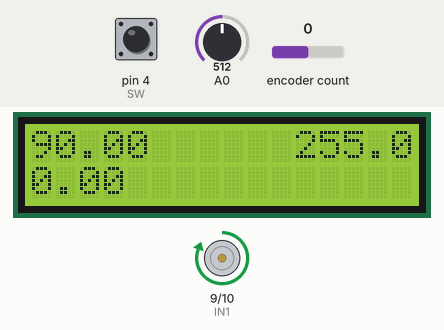
Simulated run of this sketch. Board: Arduino Uno, built with avr-gcc and run on an emulated ATmega328P. Shown: 16×2 character LCD, motor-driver pin pairs drawn as motors (green arrow = first pin HIGH = forward, orange = second pin HIGH = backward, longer = more drive). Inputs (shaded band) come from the test bench; at power-on: pin 4 (SW) HIGH, A0 = 512, encoder count 0. EEPROM starts erased.

Above: at 1.2 s.
1.3 s: pin 4 (SW) pulled LOW for 1 s
At 2.4 s:
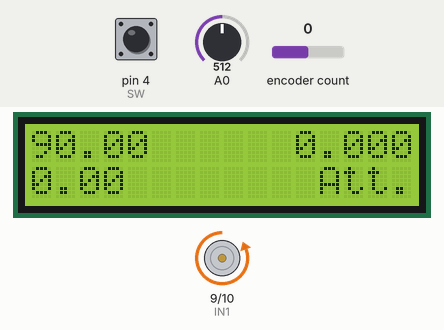
5.3 s: A0 set to 175
At 7.0 s:
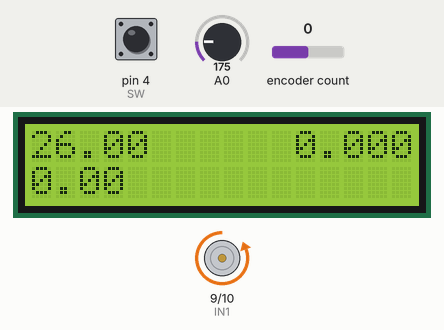
7.5 s: A0 set to 143
At 8.5 s:
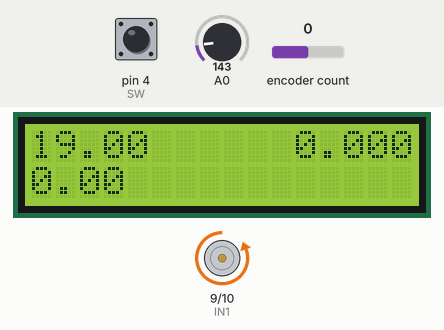
9.5 s: encoder count set to 1
At 11.2 s:
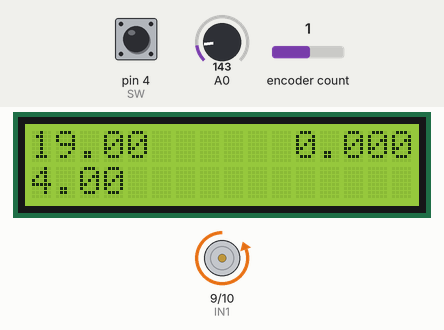
11.5 s: A0 set to 95
At 12.8 s:
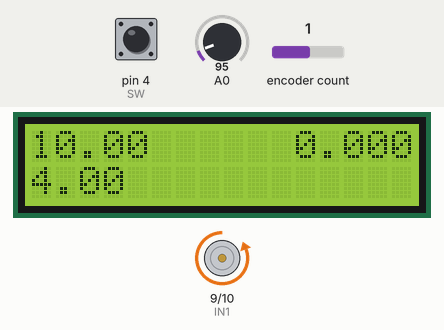
13.5 s: A0 set to 82
At 14.3 s:
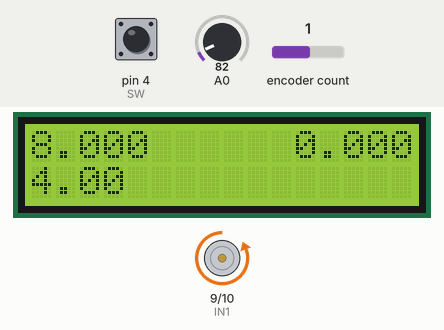
Timing chart, 0 to 16.5 s (numbered marks = the images above; inputs shaded):
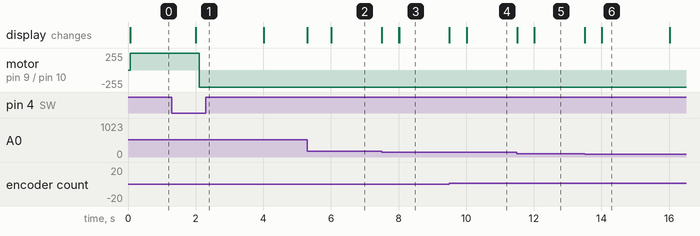

The sketch:

positioningController.ino
```cpp
#include <PID_v1.h>
#include <Encoder.h>
#include <EEPROM.h>
#include <LiquidCrystal.h>

#define CLK 3 //PINO DE CLOCK
#define DT 2 //PINO DE DADOS
#define SW 4 //BOTÃO DO ENCODER
#define IN1 9 //ENTRADA 1 PONTE H
#define IN2 10 //ENTRADA 2 PONTE H

unsigned long AGORA = 0, DEPOIS = 0;
int endereco = 22;
double Kd =0.01, Ki = 1, Kp = 10, saida, posicao, ajuste = 0, setPoint = EEPROM.read(endereco);

LiquidCrystal lcd(11, 12, 5, 6, 7, 8);
Encoder myEnc(CLK, DT);
PID controle(&posicao, &saida, &setPoint, Kp, Ki, Kd, DIRECT);

void Forward(){
  if(saida > 0){
    analogWrite(IN1, saida);
    analogWrite(IN2, 0);
  }
  else{
    analogWrite(IN1, 0);
    analogWrite(IN2, abs(saida));
  }
}


void setup(){
  pinMode(CLK, INPUT);
  pinMode(DT, INPUT);
  pinMode(SW, INPUT_PULLUP);
  pinMode(IN1, OUTPUT);
  pinMode(IN2, OUTPUT);
  lcd.begin(16, 2);

  controle.SetOutputLimits(-255, 255);
  controle.SetMode(AUTOMATIC);
}

void loop() {
  AGORA = millis();

  posicao = map(analogRead(A0), 38, 984, 0, 180);
  lcd.setCursor(11,0);
  lcd.print(setPoint);

  ajuste = myEnc.read();
  lcd.setCursor(0, 1);
  if (ajuste >=180){
    myEnc.write(180);
  }
  if (ajuste <=0){
    myEnc.write(0);
  }

  ajuste = myEnc.read();
  lcd.print(ajuste);
  lcd.setCursor(0,0);
  lcd.print(posicao);

  if(posicao >= 180){
    lcd.setCursor(0,0);
    lcd.print("180.00");
  }


      if((digitalRead(SW) == LOW) && (AGORA - DEPOIS >= 2000)){
        setPoint = ajuste;
        EEPROM.update(endereco, setPoint);

        lcd.setCursor(12, 1);
        lcd.print("Att.");

        lcd.setCursor(11, 0);
        lcd.print(setPoint);
        DEPOIS = AGORA;
      }
      if((digitalRead(SW) == LOW) && (AGORA - DEPOIS <= 2000)){
        lcd.setCursor(6, 1);
      }

        if((AGORA - DEPOIS) >= 2000){
          lcd.setCursor(0, 1);
          lcd.print("                 ");
          DEPOIS = AGORA;
        }


  if(controle.Compute()){
      Forward();
  }

}
```

Measured:
- after the input at 1.3 s, motor on pin 9 (IN1) / pin 10 (IN2): forward 255/255 → backward 255/255 after 0.80 s; the display: changes after 0.71 s (image 1)
- after the input at 5.3 s, the display: changes at once (image 2)
- after the input at 7.5 s, the display: changes at once (image 3)
- after the input at 9.5 s, the display: changes at once (image 4)
- after the input at 11.5 s, the display: changes at once (image 5)
- after the input at 13.5 s, the display: changes at once (image 6)
